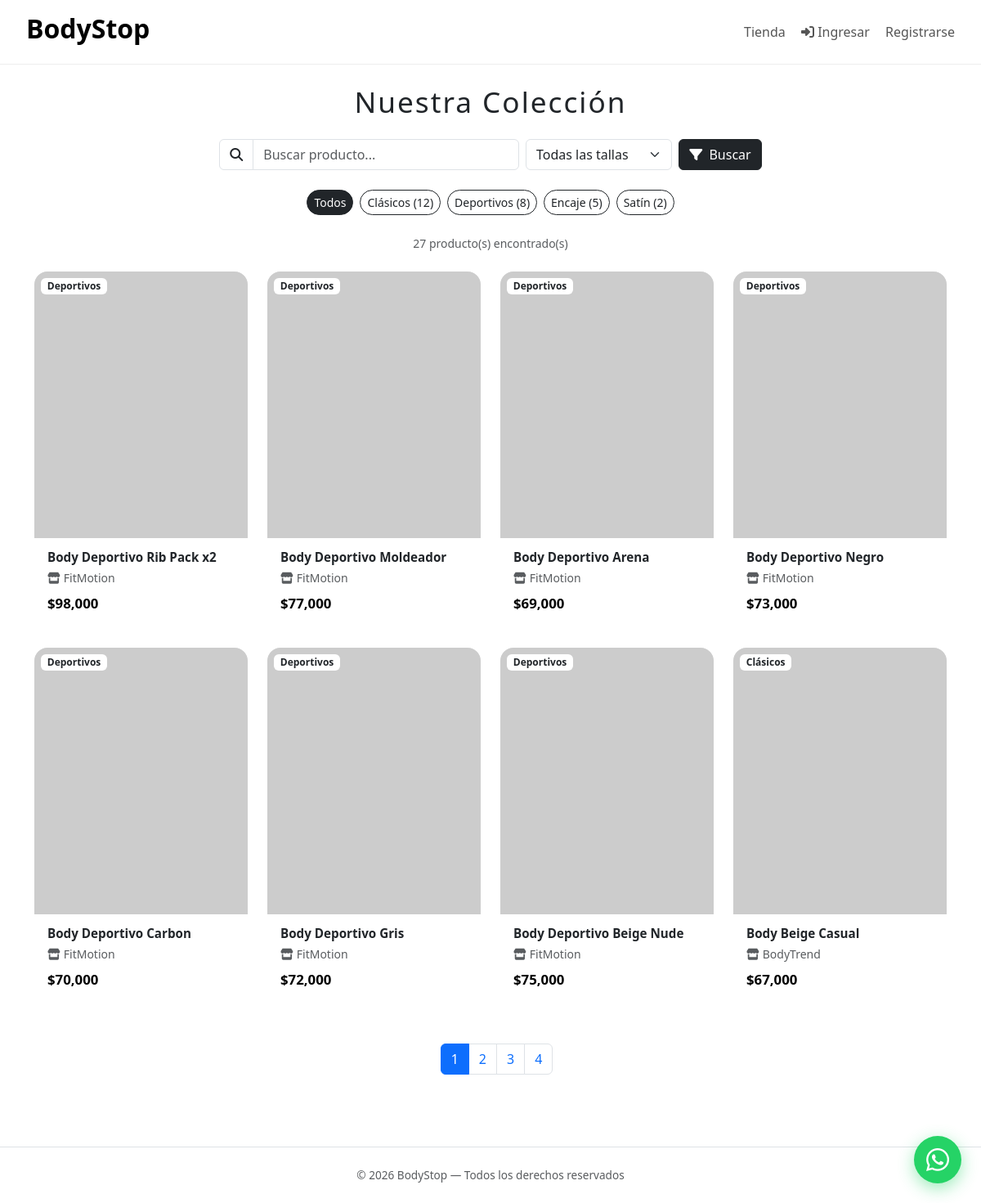
The app's page /?c=Producto&m=index with its own data.
### tables this page shows
CREATE TABLE `categorias` (
  `id` int(11) NOT NULL AUTO_INCREMENT,
  `nombre` varchar(100) NOT NULL,
  `created_at` timestamp NULL DEFAULT CURRENT_TIMESTAMP,
  PRIMARY KEY (`id`),
  UNIQUE KEY `uq_categorias_nombre` (`nombre`)
);

CREATE TABLE `productos` (
  `id` int(11) NOT NULL AUTO_INCREMENT,
  `nombre` varchar(150) DEFAULT NULL,
  `descripcion` text DEFAULT NULL,
  `material` varchar(100) DEFAULT NULL,
  `precio` decimal(10,2) DEFAULT NULL,
  `imagen` varchar(255) DEFAULT NULL,
  `categoria_id` int(11) DEFAULT NULL,
  `marca` varchar(120) DEFAULT NULL,
  `vendedor_id` int(11) DEFAULT NULL,
  `activo` tinyint(1) DEFAULT 1,
  `created_at` timestamp NULL DEFAULT CURRENT_TIMESTAMP,
  PRIMARY KEY (`id`),
  KEY `fk_productos_categoria` (`categoria_id`),
  KEY `fk_productos_vendedor` (`vendedor_id`),
  CONSTRAINT `fk_productos_categoria` FOREIGN KEY (`categoria_id`) REFERENCES `categorias` (`id`) ON DELETE SET NULL,
  CONSTRAINT `fk_productos_vendedor` FOREIGN KEY (`vendedor_id`) REFERENCES `usuarios` (`id`) ON DELETE SET NULL
);

### controllers/ProductoController.php (called while the page is built, shortened)
<?php
class ProductoController
{
    private $repo;
    public function __construct()
    {
        $this->repo = new ProductoRepository();
    }
    public function index()
    {
        $busqueda = trim($_GET['q'] ?? '');
        $categoriaId = isset($_GET['categoria']) && $_GET['categoria'] !== '' ? (int)$_GET['categoria'] : null;
        $talla = trim($_GET['talla'] ?? '');
        $pagina = max(1, (int)($_GET['pagina'] ?? 1));
        $data = $this->repo->buscar($busqueda, $categoriaId, $pagina, 8, $talla !== '' ? $talla : null);
        $productos = $data['productos'];
        $total = $data['total'];
        $paginas = $data['paginas'];
        $pagina = $data['pagina'];
        $categorias = $this->repo->categorias();
        require BASE_PATH . '/views/productos/index.php';
    }
}

### core/Router.php (called while the page is built, shortened)
<?php
class Router
{
    public function run()
    {
        $method     = $_GET['m'] ?? 'index';
        $instance = new $controllerClass();
        call_user_func([$instance, $method]);
    }
}

### index.php (called while the page is built, shortened)
<?php
require_once BASE_PATH . '/core/Autoload.php';
$router = new Router();
$router->run();

### core/Autoload.php (called while the page is built, shortened)
<?php
spl_autoload_register(function ($class) {
    $dirs = [
        BASE_PATH . '/controllers/',
        BASE_PATH . '/models/',
        BASE_PATH . '/repositories/',
        BASE_PATH . '/core/',
        BASE_PATH . '/config/',
    ];
    foreach ($dirs as $dir) {
        $file = $dir . $class . '.php';
        if (file_exists($file)) {
            return;
        }
    }
});

### config/Database.php (called while the page is built)
<?php
class Database
{
    private static ?PDO $db = null;
    public static function getConexion(): PDO
    {
        if (self::$db === null) {
            $host = getenv('DB_HOST') ?: 'db';
            $dbname = getenv('DB_NAME') ?: 'bodystop';
            $user = getenv('DB_USER') ?: 'root';
            $pass = getenv('DB_PASS') ?: 'root';
            self::$db = new PDO(
                "mysql:host=$host;dbname=$dbname;charset=utf8mb4",
                $user,
                $pass,
                [PDO::ATTR_ERRMODE => PDO::ERRMODE_EXCEPTION]
            );
        }
        return self::$db;
    }
}

### repositories/ProductoRepository.php (called while the page is built, shortened)
<?php
require_once __DIR__ . '/../config/Database.php';
class ProductoRepository
{
    private PDO $db;
    public function __construct()
    {
        $this->db = Database::getConexion();
    }
    public function buscar(string $busqueda = '', ?int $categoriaId = null, int $pagina = 1, int $porPagina = 8, ?string $talla = null): array
    {
        $sql = "SELECT p.*, c.nombre AS categoria_nombre
                FROM productos p
                LEFT JOIN categorias c ON c.id = p.categoria_id
                WHERE p.activo = 1";
        $params = [];
        $countSql = str_replace("SELECT p.*, c.nombre AS categoria_nombre", "SELECT COUNT(*)", $sql);
        $stmtCount = $this->db->prepare($countSql);
        $stmtCount->execute($params);
        $total = (int)$stmtCount->fetchColumn();
        $offset = max(0, ($pagina - 1) * $porPagina);
        $sql .= " ORDER BY p.id DESC LIMIT $porPagina OFFSET $offset";
        $stmt = $this->db->prepare($sql);
        $stmt->execute($params);
        $productos = $stmt->fetchAll(PDO::FETCH_ASSOC);
        foreach ($productos as &$p) {
            $p['tallas'] = $this->tallas((int)$p['id']);
        }
        return [
            'productos' => $productos,
            'total' => $total,
            'paginas' => (int)ceil($total / $porPagina),
            'pagina' => $pagina,
        ];
    }
    public function categorias(): array
    {
        $stmt = $this->db->query(
            "SELECT c.id, c.nombre, COUNT(p.id) AS total_productos
             FROM categorias c
             LEFT JOIN productos p ON p.categoria_id = c.id AND p.activo = 1
             GROUP BY c.id, c.nombre
             ORDER BY c.nombre"
        );
        return $stmt->fetchAll(PDO::FETCH_ASSOC);
    }
    public function tallas(int $productoId): array
    {
        $stmt = $this->db->prepare(
            "SELECT id, talla, stock FROM producto_tallas WHERE producto_id = ? ORDER BY FIELD(talla, 'XS','S','M','L','XL','XXL'), talla"
        );
        $stmt->execute([$productoId]);
        return $stmt->fetchAll(PDO::FETCH_ASSOC);
    }
}

### views/productos/index.php (the view, shortened to what this page needs)
<?php require BASE_PATH . '/views/layouts/header.php'; ?>
<div class="container py-4">
    <h1 class="text-center mb-4 fw-light" style="letter-spacing:2px;font-size:2.2rem;">
        Nuestra Colección
    </h1>
    <form method="GET" class="row g-2 mb-4 justify-content-center">
        <div class="col-md-5 col-lg-4">
            <div class="input-group">
                <span class="input-group-text bg-white"><i class="fas fa-search"></i></span>
                <input type="text" name="q" class="form-control" placeholder="Buscar producto..." value="<?= htmlspecialchars($busqueda) ?>">
            </div>
        </div>
        <div class="col-md-3 col-lg-2">
            <select name="talla" class="form-select" aria-label="Filtrar por talla">
                <option value="">Todas las tallas</option>
            </select>
        </div>
        <div class="col-auto">
            <button class="btn btn-dark"><i class="fas fa-filter me-1"></i> Buscar</button>
        </div>
    </form>
    <div class="d-flex flex-wrap gap-2 justify-content-center mb-4">
        <a href="/?c=Producto&m=index<?= $busqueda ? '&q=' . urlencode($busqueda) : '' ?><?= $talla ? '&talla=' . urlencode($talla) : '' ?>"
           class="btn btn-sm rounded-pill <?= !$categoriaId ? 'btn-dark' : 'btn-outline-dark' ?>">Todos</a>
        <?php foreach ($categorias as $cat): ?>
            <a href="/?c=Producto&m=index&categoria=<?= $cat['id'] ?><?= $busqueda ? '&q=' . urlencode($busqueda) : '' ?><?= $talla ? '&talla=' . urlencode($talla) : '' ?>"
               class="btn btn-sm rounded-pill <?= $categoriaId === (int)$cat['id'] ? 'btn-dark' : 'btn-outline-dark' ?>">
                <?= htmlspecialchars($cat['nombre']) ?> (<?= $cat['total_productos'] ?>)
            </a>
        <?php endforeach; ?>
    </div>
    <p class="text-muted text-center small mb-4"><?= $total ?> producto(s) encontrado(s)</p>
    <?php if (empty($productos)): ?>
        <div class="text-center py-5">
            <p class="text-muted fs-5">No hay productos disponibles.</p>
        </div>
    <?php else: ?>
        <div class="row g-4">
            <?php foreach ($productos as $p): ?>
                <div class="col-6 col-md-4 col-lg-3">
                    <div class="product-card">
                        <a href="/?c=Producto&m=ver&id=<?= $p['id'] ?>" class="product-img-wrapper d-block">
                            <img src="<?= htmlspecialchars($p['imagen']) ?>"
                                 alt="<?= htmlspecialchars($p['nombre']) ?>"
                                 class="product-img-fluid"
                                 loading="lazy"
                                 onerror="this.src='https://via.placeholder.com/400x500?text=Body'">
                            <?php if ($p['categoria_nombre']): ?>
                                <span class="badge bg-white text-dark position-absolute top-0 start-0 m-2"><?= htmlspecialchars($p['categoria_nombre']) ?></span>
                            <?php endif; ?>
                        </a>
                        <div class="product-info">
                            <h3 class="product-name">
                                <a href="/?c=Producto&m=ver&id=<?= $p['id'] ?>" class="text-decoration-none text-dark"><?= htmlspecialchars($p['nombre']) ?></a>
                            </h3>
                            <?php if (!empty($p['marca'])): ?>
                                <div class="small text-muted mb-1"><i class="fas fa-store me-1"></i><?= htmlspecialchars($p['marca']) ?></div>
                            <?php endif; ?>
                            <p class="product-price">$<?= number_format($p['precio']) ?></p>
                        </div>
                    </div>
                </div>
            <?php endforeach ?>
        </div>
        <?php if ($paginas > 1): ?>
            <nav class="mt-5">
                <ul class="pagination justify-content-center">
                    <?php for ($i = 1; $i <= $paginas; $i++): ?>
                        <li class="page-item <?= $i === $pagina ? 'active' : '' ?>">
                            <a class="page-link" href="/?c=Producto&m=index&pagina=<?= $i ?><?= $categoriaId ? '&categoria=' . $categoriaId : '' ?><?= $busqueda ? '&q=' . urlencode($busqueda) : '' ?><?= $talla ? '&talla=' . urlencode($talla) : '' ?>"><?= $i ?></a>
                        </li>
                    <?php endfor; ?>
                </ul>
            </nav>
        <?php endif; ?>
    <?php endif; ?>
</div>
<?php require BASE_PATH . '/views/layouts/footer.php'; ?>

### css/app.css (style rules this page uses)
.product-card { background: #fff; border-radius: 16px; overflow: hidden; transition: transform 0.25s, box-shadow 0.25s; height: 100%; display: flex; flex-direction: column; }
.product-img-wrapper { position: relative; overflow: hidden; aspect-ratio: 4 / 5; background: #f8f8f8; }
.product-img-fluid { width: 100%; height: 100%; object-fit: cover; transition: transform 0.4s; }
.product-info { padding: 14px 16px 18px; flex: 1; display: flex; flex-direction: column; gap: 4px; }
.product-name { font-size: 0.95rem; font-weight: 600; color: #222; margin: 0; line-height: 1.3; }
.product-price { font-size: 1.05rem; font-weight: 700; color: #000; margin: 0; }

### views/layouts/header.php (style rules this page uses)
nav a { margin-left: 15px; text-decoration: none; color: #555; }

### records on screen
categorias: nombre "Clásicos", total_productos "12"
categorias: nombre "Deportivos", total_productos "8"
categorias: nombre "Encaje", total_productos "5"
categorias: nombre "Satín", total_productos "2"
productos: categoria.nombre "Deportivos", nombre "Body Deportivo Rib Pack x2", marca "FitMotion", precio "98,000"
productos: categoria.nombre "Deportivos", nombre "Body Deportivo Moldeador", marca "FitMotion", precio "77,000"
productos: categoria.nombre "Deportivos", nombre "Body Deportivo Arena", marca "FitMotion", precio "69,000"
productos: categoria.nombre "Deportivos", nombre "Body Deportivo Negro", marca "FitMotion", precio "73,000"
productos: categoria.nombre "Deportivos", nombre "Body Deportivo Carbon", marca "FitMotion", precio "70,000"
productos: categoria.nombre "Deportivos", nombre "Body Deportivo Gris", marca "FitMotion", precio "72,000"
productos: categoria.nombre "Deportivos", nombre "Body Deportivo Beige Nude", marca "FitMotion", precio "75,000"
productos: categoria.nombre "Clásicos", nombre "Body Beige Casual", marca "BodyTrend", precio "67,000"

### other values on screen
$total "27"
